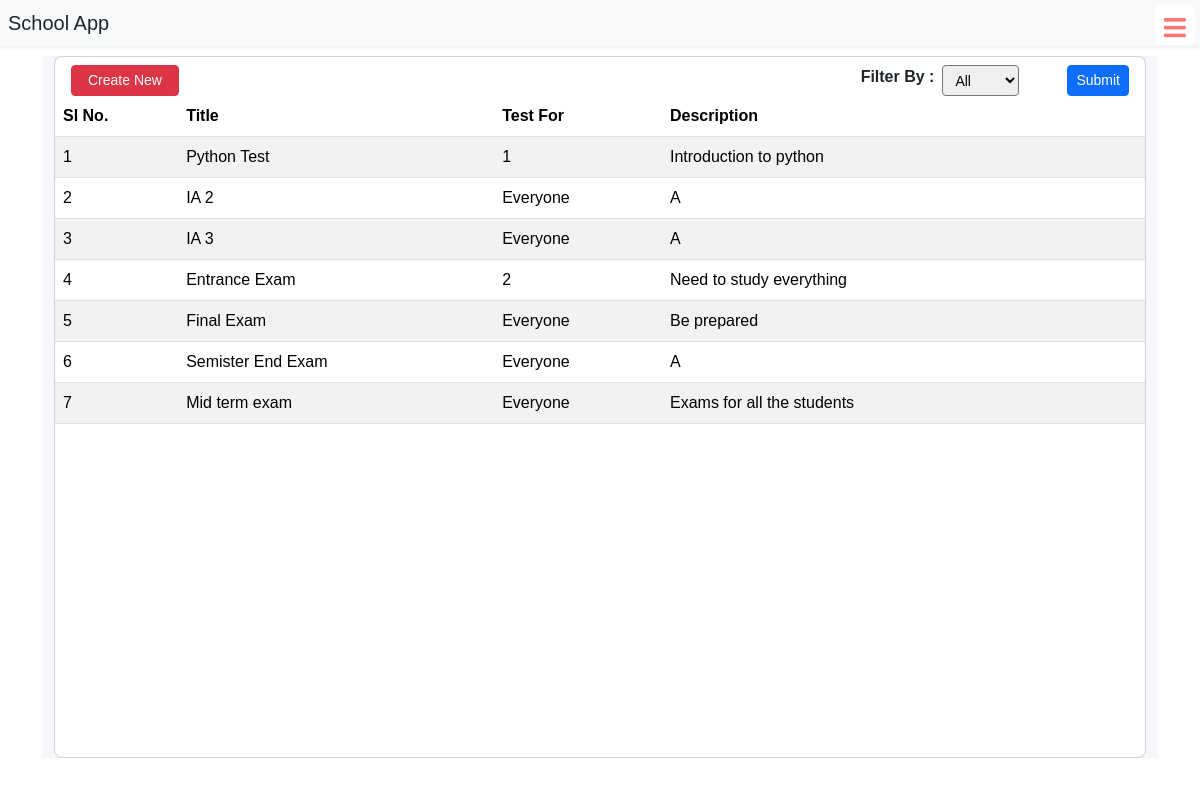
/display-tests (signed in), run on the app's committed database.
### schoolapp/models.py (models this page shows, shortened)
class BasicInfo(models.Model):
    created_at = models.DateTimeField(auto_now_add=True)
    updated_at = models.DateTimeField(auto_now=True)

class Test(BasicInfo):
    title = models.CharField(max_length=255)
    test_for = models.IntegerField()
    total_marks = models.IntegerField(default=0)
    description = models.TextField()
    start_at = models.DateTimeField(default = datetime.now())
    is_ready = models.BooleanField(default = False)

### schoolapp/views.py (the view)
# urls.py: path("display-tests",views.display_tests,name="display_tests"),
@login_required(login_url="signin")
def display_tests(request):
    tests_list  = Test.objects.all()[::-1]
    if request.method == 'POST':
        filter_order = request.POST["filter-order"]
        if filter_order == 'all':
            tests_list  = Test.objects.all()[::-1]
        else:
            tests_list = Test.objects.filter(test_for = filter_order)[::-1]
    else:
        tests_list = Test.objects.all()[::-1]
    context = {
        'tests_list' : tests_list
    }
    return render(request,"display-tests.html",context=context)

### templates/display-tests.html (shortened to what this page needs)
{% extends "base.html" %}
{% load static %}
{% block body %}
<div class="container-fluid container-md" style="margin-top: 2rem;">
    <section class="intro">
        <div class="bg-image h-100" style="background-color: #f5f7fa;">
            <div class="mask d-flex align-items-center h-100">
                <div class="container">
                    <div class="row justify-content-center">
                        <div class="col-12">
                            <div class="card">
                                <div class="card-body p-0">
                                    <div class="table-responsive table-scroll" data-mdb-perfect-scrollbar="true"
                                        style="position: relative; height: 700px">
                                        <table class="table table-striped table-hover mb-0">
                                            <div class="d-flex justify-content-md-between mt-2">
                                                <a href="{% url 'create_test' %}"
                                                    class="btn btn-danger btn-sm ms-3 px-3">Create New</a>
                                                <div class="d-md-flex me-3 ms-2">
                                                    <form class="" method="post" action="">
                                                        <label class="fw-semibold me-2 ms-md-5 mt-2 mt-md-0">Filter By :
                                                        </label>
                                                        <select name="filter-order" id="" class="form-select-sm">
                                                            <option value="all">All</option>
                                                        </select>
                                                        <button type="submit"
                                                            class="btn btn-sm btn-primary ms-5">Submit</button>
                                                    </form>
                                                </div>
                                            </div>
                                            <thead>
                                                <tr>
                                                    <th>Sl No.</th>
                                                    <th scope="col">Title</th>
                                                    <th scope="col">Test For</th>
                                                    <th scope="col">Description</th>
                                                    <th scope="col"></th>
                                                </tr>
                                            </thead>
                                            <tbody>
                                                {% for test in tests_list %}
                                                <tr>
                                                    <td>{{forloop.counter}}</td>
                                                    <td>{{test.title}}</td>
                                                    {% if test.test_for == 0 %}
                                                    <td>Everyone</td>
                                                    {% else %}
                                                    <td>{{test.test_for}}</td>
                                                    {% endif %}
                                                    <td>{{test.description | truncatewords:5}}</td>
                                                    <td>
                                                        {% if test.is_ready %}
                                                        <span><a href="{% url 'upload_marks' test.id %}">
                                                                    alt=""></a></span>
                                                        {% endif %}
                                                        <span><a href="{% url 'delete_test' test.id %}"><img
                                                                    alt=""></a></span>
                                                    </td>
                                                </tr>
                                                {% endfor %}
                                            </tbody>
                                        </table>
                                    </div>
                                </div>
                            </div>
                        </div>
                    </div>
                </div>
            </div>
        </div>
    </section>
</div>
{% endblock %}

### templates/display-tests.html (style rules this page uses)
html, body, .intro { height: 100%; }
table td, table th { text-overflow: ellipsis; white-space: nowrap; overflow: hidden; }
thead th { color: #fff; }
.card { border-radius: .5rem; }
.table-scroll { border-radius: .5rem; }
.table-scroll table thead th { font-size: 1rem; }
thead { top: 0; position: sticky; }
tr { background-image: linear-gradient(to left, #fa9d95, #fd5954) !important; }

### templates/base.html (style rules this page uses)
body { font-family: Arial, Helvetica, sans-serif; }
* { margin: 0; padding: 0; text-decoration: none; }
:root { --accent-color: #fff; --gradient-color: #FBFBFB; }
body { margin: 0 !important; padding: 0 !important; }

### data on the page
Test: title "Python Test", test_for "1", description "Introduction to python"
Test: title "IA 2", test_for "Everyone", description "A"
Test: title "IA 3", test_for "Everyone", description "A"
Test: title "Entrance Exam", test_for "2", description "Need to study everything"
Test: title "Final Exam", test_for "Everyone", description "Be prepared"
Test: title "Semister End Exam", test_for "Everyone", description "A"
Test: title "Mid term exam", test_for "Everyone", description "Exams for all the students"
